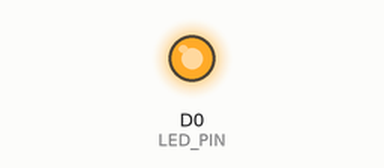
This program was run on a simulated Arduino MKR. Shown: output pins drawn as LEDs (lit = HIGH).

Above: at 0.1 s.
At 1.1 s:
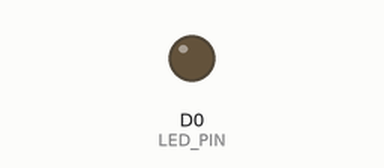
Timing chart, 0 to 2.6 s (numbered marks = the images above):
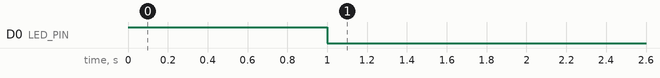

The program:

main.cpp
```cpp
#include <Arduino.h>

#define LED_PIN 0  // Définir le pin de la LED (13 pour la LED intégrée)


// Fonction pour faire clignoter la LED
void blinkLED() {
  digitalWrite(LED_PIN, HIGH); // Allumer la LED
  delay(1000);                 // Attendre 500 ms
  digitalWrite(LED_PIN, LOW);  // Éteindre la LED
  // delay(500);                 // Attendre 500 ms
}

void setup() {
  pinMode(LED_PIN, OUTPUT);  // Configurer le pin de la LED en mode sortie
  Serial.begin(9600);       // Initialiser la communication série à 9600 bps
  // Serial.println("Attente d'un caractère sur le port série...");

  blinkLED();

  digitalWrite(LED_PIN, LOW); // Éteindre la LED
}

void loop() {
  // Vérifier si des données sont disponibles sur le port série
  if (Serial.available() > 0) {
    char receivedChar = Serial.read();  // Lire le caractère reçu
    // Serial.print("Caractère reçu : ");
    // Serial.println(receivedChar);

    // Vérifier si le caractère reçu est 'A'
    if (receivedChar == 'A') {
      // Serial.println("Clignotement de la LED...");
      blinkLED();
    }
  }
}
```
